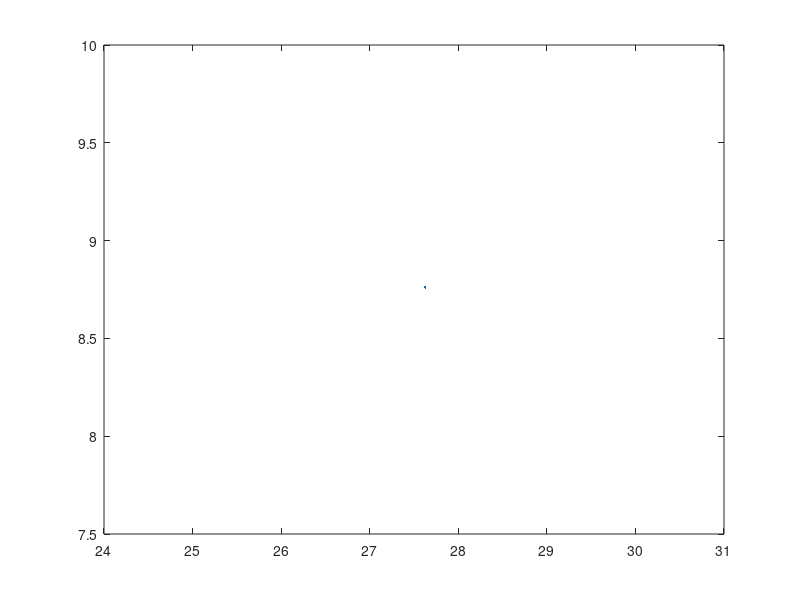

This chart was generated by the following MATLAB code: (Note: this script raises an error after producing the figure.)
clear
close all


saveflag = false;

%%
% Construct a questdlg with three options
choice = questdlg('Do you want to save the result(s)?', ...
	'Saving opptions', ...
	'Yes','No','No');
% Handle response
switch choice
    case 'Yes'
        saveflag = true;
    case 'No'
        saveflag = false;
end

a = 10;
b = 28;
c = 8/3;
x = 30;
y = 30;
z = 50;
dt = 2.5*1e-5;
xmax = 20;
ymax = 30;
zmin = 0; zmax = 50;

%fig=figure('position',[0,0,1920,1080],'color',[1/255,1/255,1/255]);
fig=figure('position',[0,0,800,600],'color',[1/255,1/255,1/255]);
if saveflag == false
    n = 1e5;    % 計算するデータ数
    m = 1e2;    % 実際に描画する点
    q = zeros(n,3);
%     clr = bone(m);
    clr = hsv(360);
    % 1回目の描画
    for i=1:n
        dx = -a*x + a*y;
        dy = -x*z + b*x - y;
        dz = x*y - c*z;
        q(i,:) = [x+dx*dt y+dy*dt z+dz*dt];

        x = x+dx*dt;
        y = y+dy*dt;
        z = z+dz*dt;
    end
    X = q(:,1);
    Y = q(:,2).*cos(1*pi/360)+(q(:,3)-30)*sin(1*pi/360);
    for i= 1:m
        p(i)= plot(X(i*n/m),Y(i*n/m));
        p(i).Marker = 'o';
        p(i).MarkerSize = 2;
        p(i).MarkerEdgeColor = 'none';
        p(i).MarkerFaceColor = clr(1,:)*(i/m);
        hold on
    end
    axis([-xmax xmax -ymax ymax],'off')
    drawnow
    x = q(n/100,1);
    y = q(n/100,2);
    z = q(n/100,3);
    % 2回目以降の描画は、点の座標を変えるだけ
    for j=1:360
        for i=1:n
            dx = -a*x + a*y;
            dy = -x*z + b*x - y;
            dz = x*y - c*z;
            q(i,:) = [x+dx*dt y+dy*dt z+dz*dt];

            x = x+dx*dt;
            y = y+dy*dt;
            z = z+dz*dt;
        end
        X = q(:,1);
        Y = q(:,2).*cos(j*pi/360)+(q(:,3)-30)*sin(j*pi/360);
        for i= 1:m
            p(i).XData = X(i*n/m);
            p(i).YData = Y(i*n/m);
            p(i).MarkerFaceColor = clr(j,:)*(i/m);
            if mod(j,360)<180
                p(i).MarkerFaceColor = clr(mod(j,360)+1,:)*(i/m);
            else
                p(i).MarkerFaceColor = clr(361-mod(j,360),:)*(i/m);
            end
        end
        axis([-xmax xmax -ymax ymax],'off')
        drawnow
        x = q(n/100,1);
        y = q(n/100,2);
        z = q(n/100,3);
    end
else

    set(fig,'DoubleBuffer','on');
    %videoobj = VideoWriter([date,'movie.avi'],'Uncompressed AVI');
    videoobj = VideoWriter([date,'movie.avi'],'Motion JPEG AVI');
    open(videoobj);
    

    n = 5*1e5;    % 計算するデータ数
    m = 1e4;      % 実際に描画する点
    q = zeros(n,3);
%     clr = bone(m);
    clr = hsv(360);
    % 1回目の描画
    for i=1:n
        dx = -a*x + a*y;
        dy = -x*z + b*x - y;
        dz = x*y - c*z;
        q(i,:) = [x+dx*dt y+dy*dt z+dz*dt];

        x = x+dx*dt;
        y = y+dy*dt;
        z = z+dz*dt;
    end
    X = q(:,1);
    Y = q(:,2).*cos(1*pi/360)+(q(:,3)-30)*sin(1*pi/360);
    for i= 1:m
        p(i)= plot(X(i*n/m),Y(i*n/m));
        p(i).Marker = 'o';
        p(i).MarkerSize = 3;
        p(i).MarkerEdgeColor = 'none';
        p(i).MarkerFaceColor = clr(1,:)*(i/m);
        hold on
    end
    axis([-xmax xmax -ymax ymax],'off')
    drawnow
    F = getframe(gcf);
    writeVideo(videoobj,F);
    
    x = q(n/100,1);
    y = q(n/100,2);
    z = q(n/100,3);
    
    % 2回目以降の描画は、点の座標を変えるだけ
    for j=1:3*360
        for i=1:n
            dx = -a*x + a*y;
            dy = -x*z + b*x - y;
            dz = x*y - c*z;
            q(i,:) = [x+dx*dt y+dy*dt z+dz*dt];

            x = x+dx*dt;
            y = y+dy*dt;
            z = z+dz*dt;
        end
        X = q(:,1);
        Y = q(:,2).*cos(j*pi/360)+(q(:,3)-30)*sin(j*pi/360);
        for i= 1:m
            p(i).XData = X(i*n/m);
            p(i).YData = Y(i*n/m);
%             p(i).MarkerFaceColor = clr(j,:)*(i/m);
            if mod(j,360)<180
                p(i).MarkerFaceColor = clr(mod(j,360)+1,:)*(i/m);
            else
                p(i).MarkerFaceColor = clr(361-mod(j,360),:)*(i/m);
            end
        end
        axis([-xmax xmax -ymax ymax],'off')
        drawnow
        F = getframe(gcf);
        writeVideo(videoobj,F);
        x = q(n/100,1);
        y = q(n/100,2);
        z = q(n/100,3);
    end
    
    close(videoobj);
end